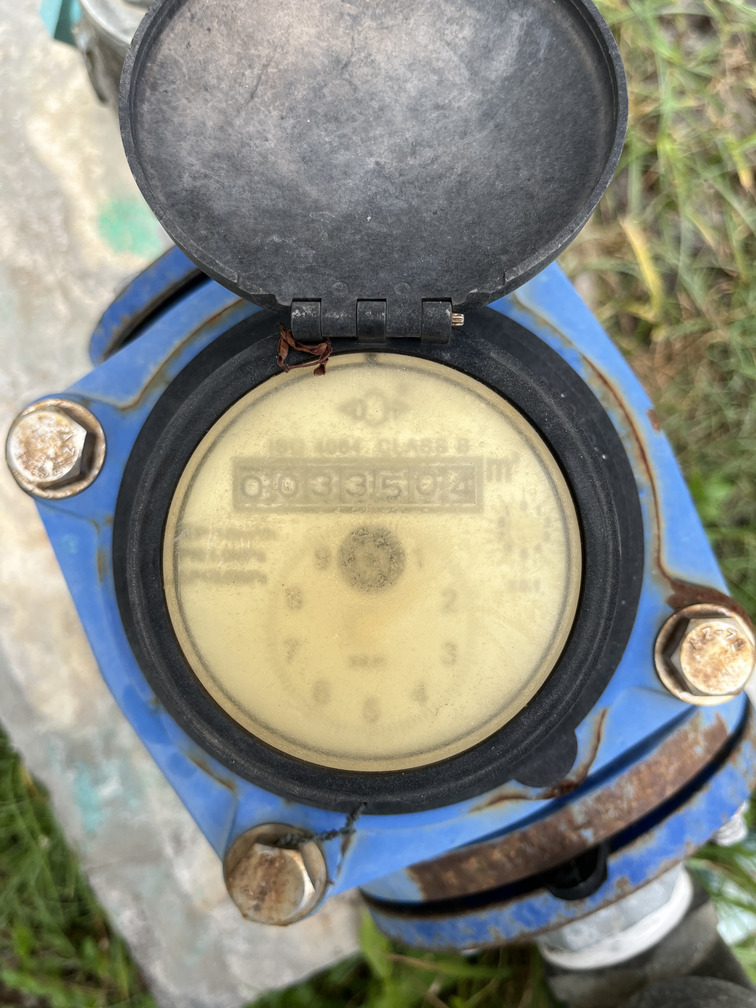
#> input picture image processing/image/IMG_3415.jpg, 756 x 1008 px, found by its file name; its folder holds 4 pictures in this run
$ python OpenCV.py
#> lines starting #> are read from the running program, lines starting #| are printed output that depends on the picture
import cv2
import os

# กำหนด path ของโฟลเดอร์ที่เก็บไฟล์ภาพ
input_folder = r"C:\Users\User\Desktop\Pre-Capstone\image processing\image"  # ใช้ path ที่สมบูรณ์
output_folder = r"C:\Users\User\Desktop\Pre-Capstone\image processing\GrayScale"

# ตรวจสอบว่าโฟลเดอร์ input มีอยู่จริงหรือไม่
if not os.path.exists(input_folder):
    print(f"ไม่พบโฟลเดอร์: {input_folder}")
else:
    # สร้างโฟลเดอร์ output ถ้ายังไม่มี
    if not os.path.exists(output_folder):
        os.makedirs(output_folder)

    # ลูปผ่านไฟล์ทั้งหมดในโฟลเดอร์
    for filename in os.listdir(input_folder):
        # ตรวจสอบว่าเป็นไฟล์ภาพหรือไม่
        if filename.endswith(".jpg") or filename.endswith(".png"):  # หรือกำหนดไฟล์ประเภทอื่นๆ
            file_path = os.path.join(input_folder, filename)

            # อ่านภาพและแปลงเป็นขาวดำ (grayscale)
            img = cv2.imread(file_path, 0)
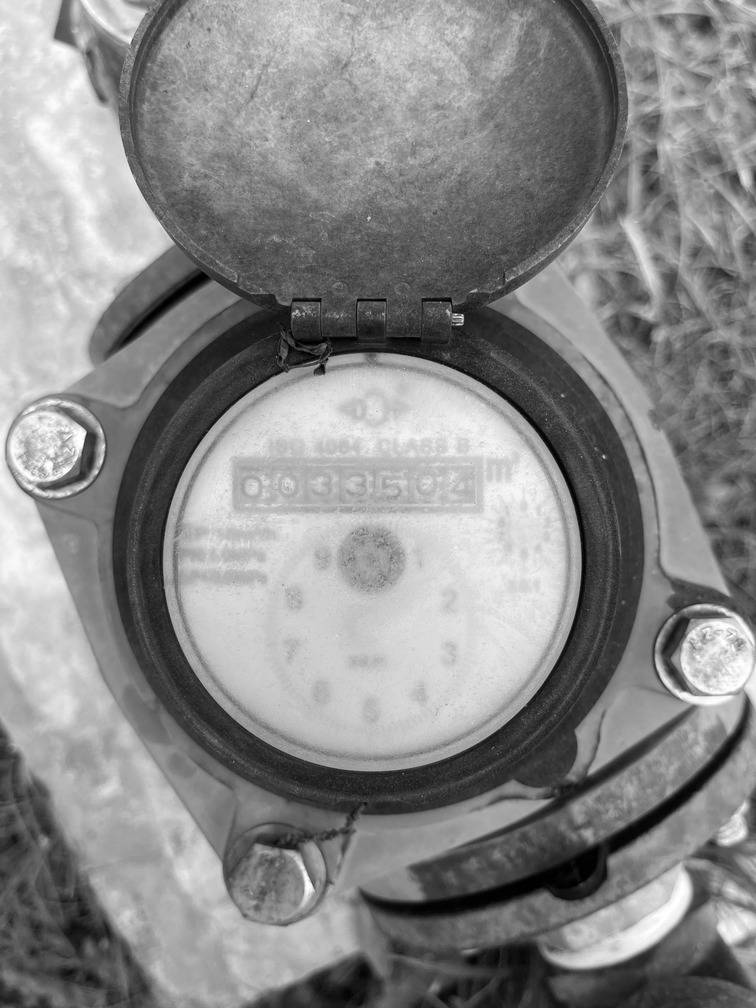
#> img: shape (1008, 756); min 0, max 255, mean 137.1

            if img is None:
                print(f"ไม่สามารถโหลดไฟล์ภาพ: {filename}")
            else:
                # บันทึกภาพที่แปลงเป็นขาวดำ
                output_filename = os.path.join(output_folder, f"grayscale_{filename}")
                cv2.imwrite(output_filename, img)

                print(f"บันทึกผลลัพธ์ที่: {output_filename}")
#> pass 2 of the loop `for filename in os.listdir(input_folder):`:
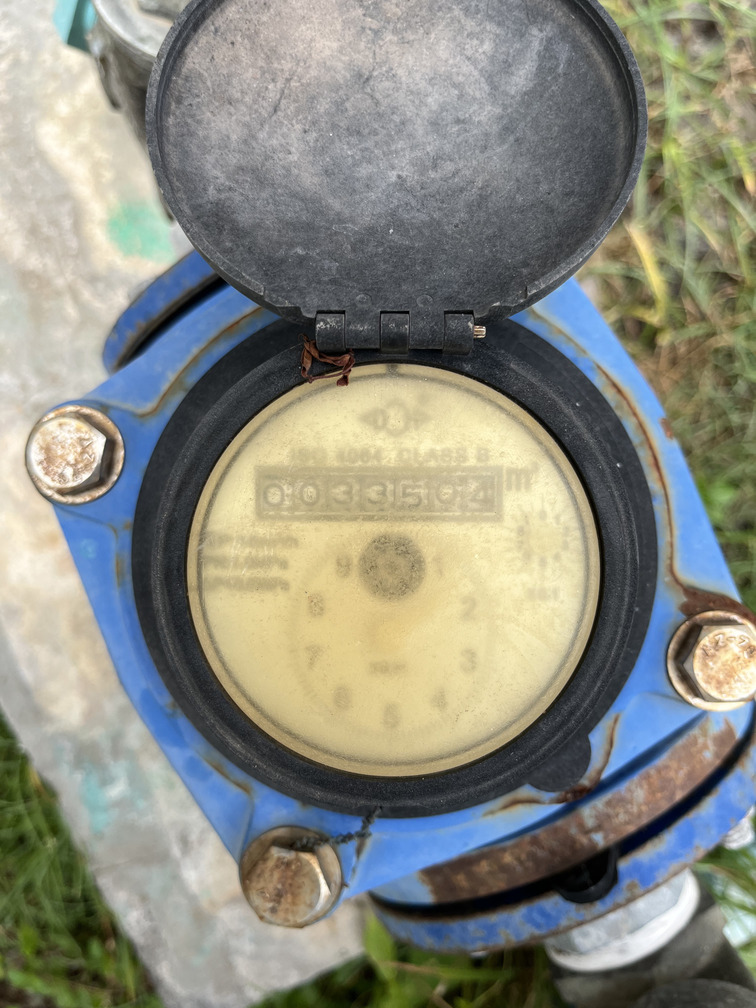
#> input picture image processing/image/IMG_3416.jpg, 756 x 1008 px, found by its file name
#> `img = cv2.imread(file_path, 0)`:
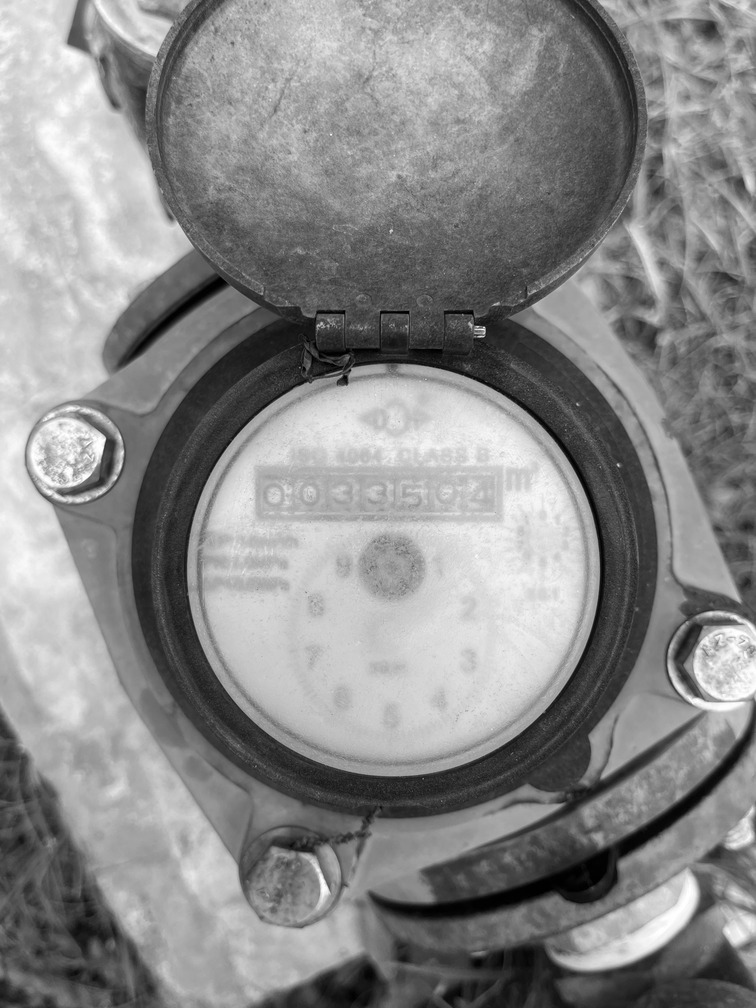
#> img: shape (1008, 756); min 0, max 255, mean 137.6
#> pass 3 of the loop `for filename in os.listdir(input_folder):`:
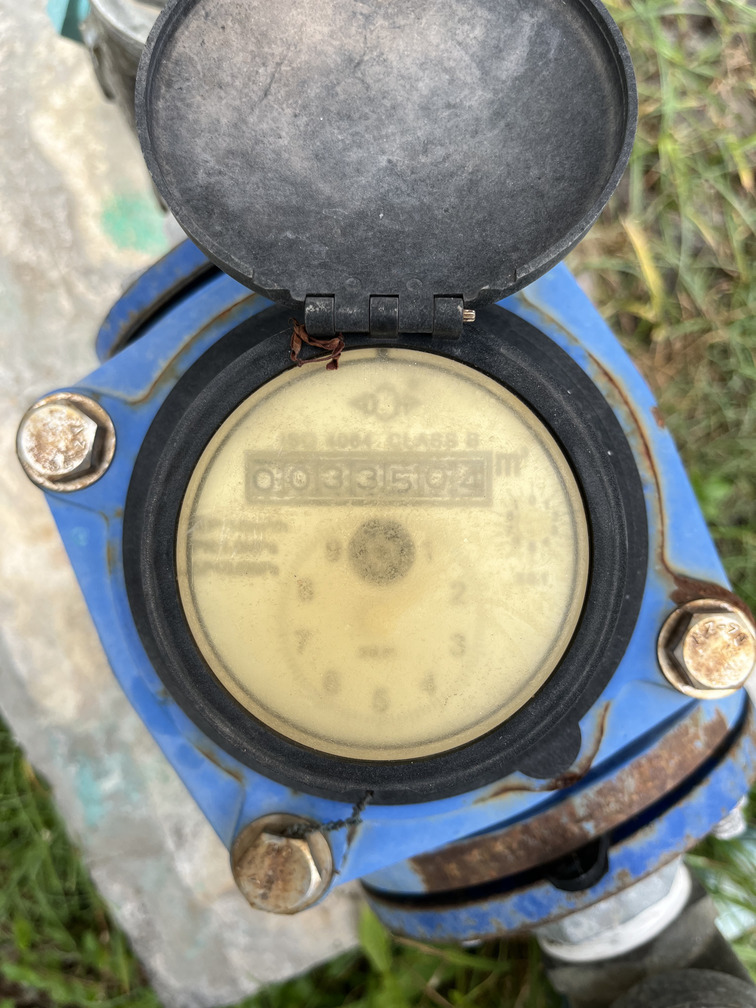
#> input picture image processing/image/IMG_3417.jpg, 756 x 1008 px, found by its file name
#> `img = cv2.imread(file_path, 0)`:
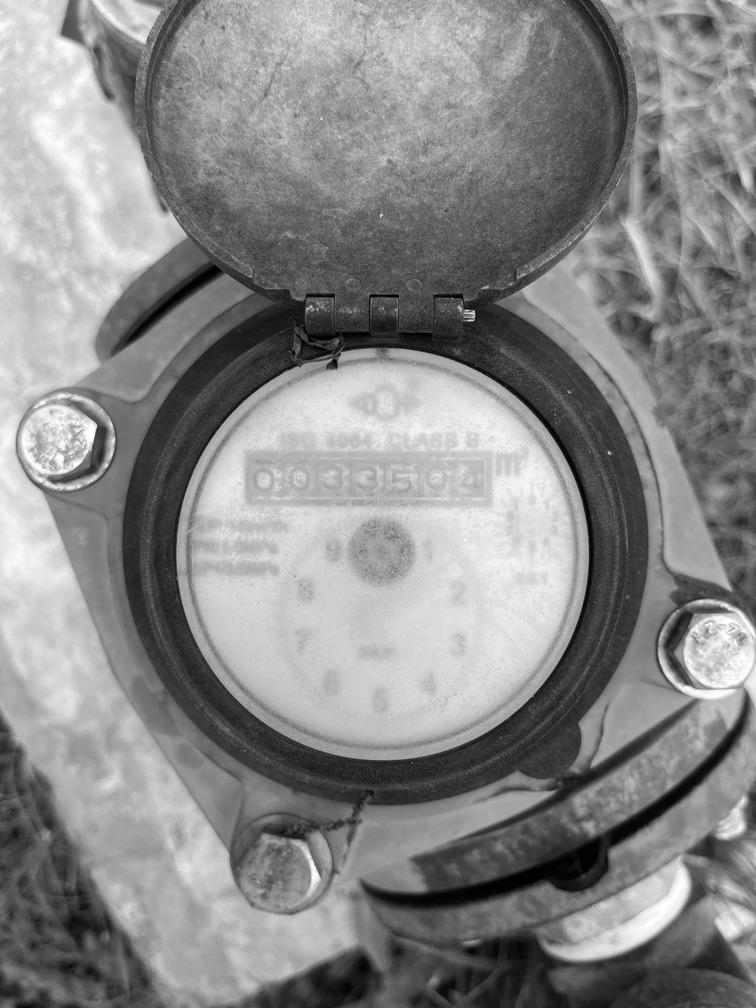
#> img: shape (1008, 756); min 0, max 255, mean 136.8
#> the loop made 4 passes; the first 3 are shown
